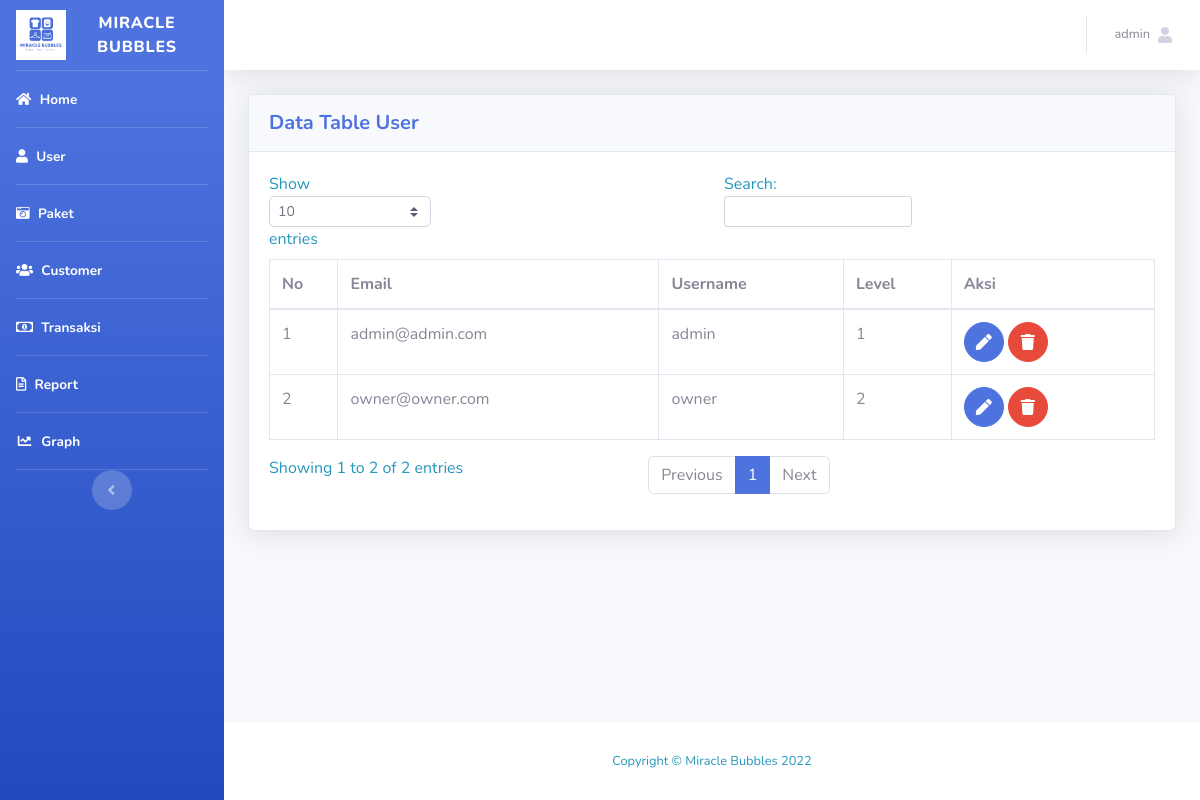
Page /tables.php (signed in) on the committed database.
### tables this page shows
CREATE TABLE `tb_user` (
  `id` int NOT NULL,
  `user_email` varchar(50) NOT NULL,
  `user_password` varchar(50) NOT NULL,
  `user_fullname` varchar(100) NOT NULL,
  `level` tinyint NOT NULL
);

### tables.php (the view, shortened to what this page needs)
<?php
require("koneksi.php");
$sesName = $_SESSION['name'];
$sesLvl = $_SESSION['level'];
?>
<!DOCTYPE html>
<html lang="en">
<head>
    <link href="vendor/fontawesome-free/css/all.min.css" rel="stylesheet" type="text/css">
    <link href="css/sb-admin-2.min.css" rel="stylesheet">
</head>
<body id="page-top">
    <div id="wrapper">
        <ul class="navbar-nav bg-gradient-primary sidebar sidebar-dark accordion" id="accordionSidebar">
            <a class="sidebar-brand d-flex align-items-center justify-content-center" href="index.php">
                <div >
                    <img src="img/logoo.jpg" style="width: 50px">
                </div>
                <div class="sidebar-brand-text mx-3"> MIRACLE BUBBLES </div>
            </a>
            <hr class="sidebar-divider my-0">
            <li class="nav-item active">
                <a class="nav-link" href="index.php">
                <i class="fa fa-home" aria-hidden="true"></i>
                    <span>Home</span></a>
            </li>
            <hr class="sidebar-divider my-0">
            <li class="nav-item active">
                <a class="nav-link" href="tables.php">
                <i class="fa fa-user" aria-hidden="true"></i>
                    <span>User</span></a>
            </li>
            <hr class="sidebar-divider my-0">
            <li class="nav-item active">
                <a class="nav-link" href="tpaket.php">
                <i class="fas fa-camera-retro"></i>
                    <span>Paket</span></a>
            </li>
            <hr class="sidebar-divider my-0">
            <li class="nav-item active">
                <a class="nav-link" href="tcustomer.php">
                <i class="fa fa-users" aria-hidden="true"></i>
                    <span>Customer</span></a>
            </li>
            <hr class="sidebar-divider my-0">
            <li class="nav-item active">
                <a class="nav-link" href="ttransaksi.php">
                <i class="far fa-money-bill-alt" aria-hidden="true"></i>
                    <span>Transaksi</span></a>
            </li>
            <hr class="sidebar-divider my-0">
            <li class="nav-item active">
                <a class="nav-link" href="cetak.php">
                <i class="far fa-file-alt"></i>
                    <span>Report</span></a>
            </li>
            <hr class="sidebar-divider my-0">
            <li class="nav-item active">
                <a class="nav-link" href="bar.php">
                <i class="fas fa-fw fa-chart-line"></i>
                    <span>Graph</span></a>
            </li>
            <hr class="sidebar-divider my-0">
            <div class="text-center d-none d-md-inline">
                <button class="rounded-circle border-0" id="sidebarToggle"></button>
            </div>
        </ul>
        <div id="content-wrapper" class="d-flex flex-column">
            <div id="content">
                <nav class="navbar navbar-expand navbar-light bg-white topbar mb-4 static-top shadow">
                    <ul class="navbar-nav ml-auto">
                        <li class="nav-item dropdown no-arrow">
                            <a class="nav-link dropdown-toggle" href="#" id="userDropdown" role="button"
                                data-toggle="dropdown" aria-haspopup="true" aria-expanded="false">
                                <span class="mr-2 d-none d-lg-inline text-gray-600 small"><?php echo $sesName; ?></span>
                                <i class="fa fa-user" aria-hidden="true"></i>
                            </a>
                        </li>
                    </ul>
                </nav>
                <div class="container-fluid">
                    <div class="card shadow mb-4">
                        <div class="card-header py-3">
                            <h5 class="m-0 font-weight-bold text-primary">Data Table User</h5>
                        </div>
                        <div class="card-body">
                            <div class="table-responsive">
                                <table class="table table-bordered" id="dataTable" width="100%" cellspacing="0">
                                    <thead>
                                        <tr>
                                            <th>No</th>
                                            <th>Email</th>
                                            <th>Username</th>
                                            <th>Level</th>
                                            <th>Aksi</th>
                                        </tr>
                                    </thead>
                                    <tbody>
                                        <?php
                                            $query = "SELECT * FROM tb_user";
                                            $result = mysqli_query($koneksi, $query);
                                            $no = 1;
                                            if ($sesLvl == 1) {
                                                $dis = "";
                                            }else{
                                                $dis = "disabled";
                                            }
                                            while ($row = mysqli_fetch_array($result)){
                                                $userMail = $row['user_email'];
                                                $userName = $row['user_fullname'];
                                                $userLevel = $row['level'];
                                        ?>
                                        <tr>
                                            <td><?php echo $no; ?></td>
                                            <td><?php echo $userMail; ?></td>
                                            <td><?php echo $userName; ?></td>
                                            <td><?php echo $userLevel; ?></td>
                                            <td>
                                            <a href="edit.php?id= <?php echo $row['id']; ?>" class="btn btn-primary btn-circle <?php echo $dis; ?>"><i class="fas fa-pen"></i></a>
                                            <a href="#" class="btn btn-danger btn-circle <?php echo $dis;?>"
                                            onClick="confirmModal('hapus.php?&id=<?php echo $row['id']; ?>');">
                                                <i class="fas fa-trash"></i>
                                            </a>
                                            </td>
                                        </tr>
                                        <?php
                                            $no++;
                                            }
                                        ?>
                                    </tbody>
                                </table>
                            </div>
                        </div>
                    </div>
                </div>
            </div>
            <footer class="sticky-footer bg-white">
                <div class="container my-auto">
                    <div class="copyright text-center my-auto">
                        <span>Copyright &copy; Miracle Bubbles 2022</span>
                    </div>
                </div>
            </footer>
        </div>
    </div>
</body>
</html>

### rows in the picture
tb_user: user_email "admin@admin.com", user_fullname "admin", level "1"
tb_user: user_email "owner@owner.com", user_fullname "owner", level "2"

### other values in the picture
$sesName "admin"
